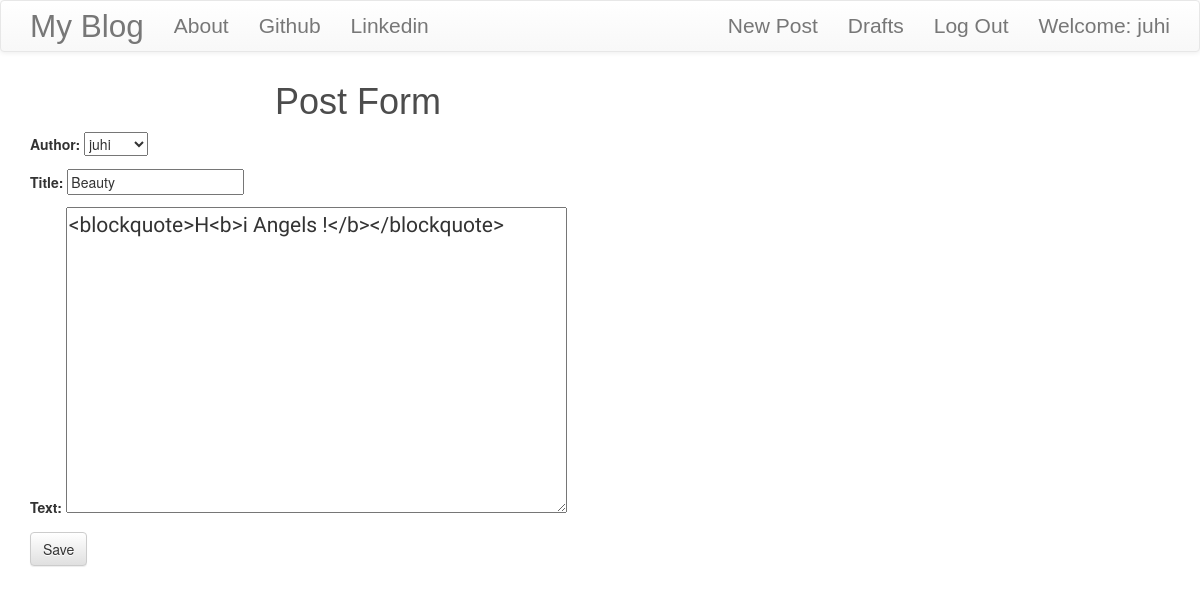
The app's page /post/5/edit/ (signed in) with its own data.
### blog/models.py (models this page shows, shortened)
class Post(models.Model):
    ''' used auth.User as at-least one valid user i.e. user himself will be present as author'''
    author = models.ForeignKey('auth.User', on_delete=models.DO_NOTHING)
    title = models.CharField(max_length=200)
    text = models.TextField()
    created_date = models.DateTimeField(default=timezone.now)
    ''' blank=True when we dont want to publish it yet '''
    ''' null=True when we dont have publication date whatsoever, leaving it empty '''
    published_date = models.DateTimeField(blank=True, null=True)
    ''' if publish button will get a hit, then that current time will be saved '''
    def publish(self):
        self.published_date = timezone.now()
        self.save()
    ''' there will be some list of comments, some will be approved and some may not '''
    ''' here filtering of comments are done on the basis of if they are approved and show them on this website '''
    ''' approved_comment is coming from Comment's class approved_comment field (as Comment is Foreign key to Post) '''
    ''' after the post is created where should the post go ? so use get_absolute_url() '''
    ''' post should go to details page with the primary key of the post just created '''
    ''' used pk as we need to go to the specific post for which need to use pk (also used in urls.py '''
    def get_absolute_url(self):
        return reverse("post_detail", kwargs={'pk': self.pk})

### blog/views.py (the view)
# urls.py: url(r'^post/(?P<pk>\d+)/edit/$', views.PostUpdateView.as_view(), name='post_edit'),  # for post update view
class PostUpdateView(LoginRequiredMixin, UpdateView):
    login_url = '/login/'
    redirect_field_name = "blog/post_detail.html"
    form_class = PostForm
    model = Post

### blog/forms.py
class PostForm(forms.ModelForm):
    class Meta:
        model = Post
        fields = ('author', 'title', 'text')
        widgets = {
            'title': forms.TextInput(attrs={'class': 'textinputclass'}),
            'text': forms.Textarea(attrs={'class': 'editable medium-editor-textarea postcontent'}) # three css classes
        }

### blog/templates/blog/post_form.html (shortened to what this page needs)
{% extends 'blog/base.html' %}
{% block content %}
    <h1>Post Form</h1>
    <form class="post-form" method="POST">
        {{ form.as_p }}
        <button type="submit" class="save btn btn-default">Save</button>
    </form>
{% endblock %}

### blog/templates/blog/base.html (shortened to what this page needs)
<!DOCTYPE html>
{% load static %}
<html lang="en">
<head>
    <link rel="stylesheet" href="https://maxcdn.bootstrapcdn.com/bootstrap/3.3.7/css/bootstrap.min.css">
    <link rel="stylesheet" href="https://maxcdn.bootstrapcdn.com/bootstrap/3.3.7/css/bootstrap-theme.min.css">
    <link rel="stylesheet" href="//cdn.jsdelivr.net/medium-editor/latest/css/medium-editor.min.css" type="text/css" media="screen" charset="utf-8">
    <link rel="stylesheet" href="{% static 'css/blog.css' %}">
</head>
<body class="loader">
    <nav class="navbar navbar-default techfont custom-navbar">
        <div class="container">
            <ul class="nav navbar-nav">
                <li><a class="navbar-brand bigbrand" href="{% url 'post_list' %}">My Blog</a></li>
                <li><a href="{% url 'about' %}">About</a></li>
                <li><a href="www.github.com">Github</a></li>
                <li><a href="www.linkedin.com">Linkedin</a></li>
            </ul>
            <ul class="nav navbar-nav navbar-right">
                {% if user.is_authenticated %}
                <li>
                    <a href="{% url 'post_new' %}">New Post</a>
                </li>
                <li>
                    <a href="{% url 'post_draft_list' %}">Drafts</a>
                </li>
                <li>
                    <a href="{% url 'logout' %}">Log Out</a>
                </li>
                <li>
                    <a>Welcome: {{ user.username }}</a>
                </li>
                {% else %}
                    <li><a class="nav navbar-right" href="{% url 'login' %}"><span class="glyphicon glyphicon-user"></span></a></li>
                {% endif %}
            </ul>
        </div>
    </nav>
    <div class="content container">
        <div class="row">
            <div class="col-md-8">
                <div class="blog_posts">
                    {% block content %}
                    {% endblock %}
                </div>
            </div>
        </div>
    </div>
</body>
</html>

### blog/static/css/blog.css (style rules this page uses)
h1 { font-family: Oak,sans-serif; color: rgba(0,0,0,0.7); position:relative; top:calc(50% - 80px); left:calc(50% - 130px); }
.loader { filter:hue-rotate(0deg); color:linear-gradient(45deg,#0f8,#08f); animation:hue 10000ms infinite linear; }
.techfont { font-family: 'Slabo', sans-serif; font-size: 1.5em; margin-bottom: 10px; }
.bigbrand { font-size: 1.5em; }
.postcontent { font-family: 'Gotu', sans-serif; font-size: 1.5em; }

### records on screen
Post: author "juhi", title "Beauty", text "<blockquote>H<b>i Angels !</b></blockquote>"

### other values on screen
{{ user.username }} "juhi"
